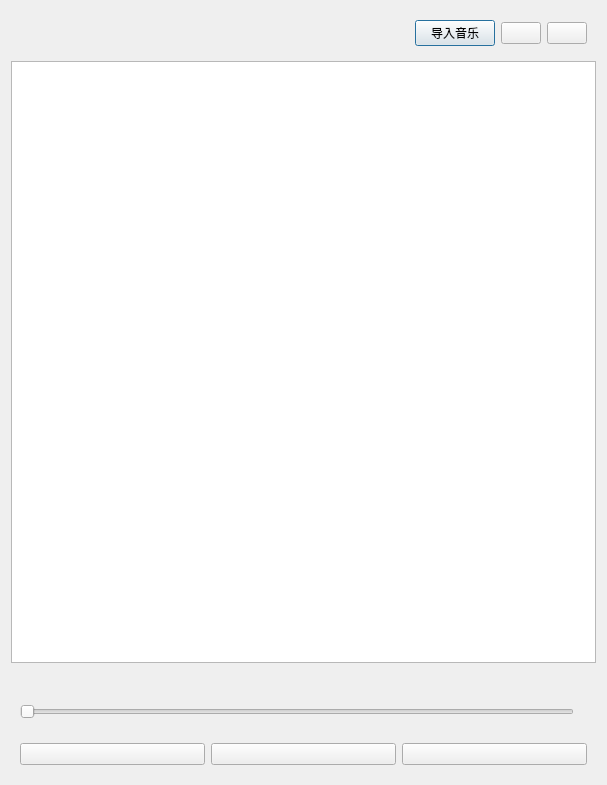
<?xml version="1.0" encoding="UTF-8"?>
<ui version="4.0">
 <class>MusicWid</class>
 <widget class="QDialog" name="MusicWid">
  <property name="geometry">
   <rect>
    <x>0</x>
    <y>0</y>
    <width>607</width>
    <height>785</height>
   </rect>
  </property>
  <property name="windowTitle">
   <string>Dialog</string>
  </property>
  <layout class="QVBoxLayout" name="verticalLayout_2">
   <item>
    <widget class="QWidget" name="widget_2" native="true">
     <layout class="QHBoxLayout" name="horizontalLayout">
      <item>
       <spacer name="horizontalSpacer">
        <property name="orientation">
         <enum>Qt::Horizontal</enum>
        </property>
        <property name="sizeHint" stdset="0">
         <size>
          <width>40</width>
          <height>20</height>
         </size>
        </property>
       </spacer>
      </item>
      <item>
       <widget class="picButton" name="importMusicBtn">
        <property name="font">
         <font>
          <pointsize>9</pointsize>
         </font>
        </property>
        <property name="styleSheet">
         <string notr="true"/>
        </property>
        <property name="text">
         <string>导入音乐</string>
        </property>
       </widget>
      </item>
      <item>
       <widget class="picButton" name="minimumBtn">
        <property name="text">
         <string/>
        </property>
       </widget>
      </item>
      <item>
       <widget class="picButton" name="closeBtn">
        <property name="text">
         <string/>
        </property>
       </widget>
      </item>
     </layout>
    </widget>
   </item>
   <item>
    <widget class="MusicListWid" name="musicListWid"/>
   </item>
   <item>
    <widget class="QWidget" name="widget" native="true">
     <layout class="QGridLayout" name="gridLayout">
      <item row="0" column="0" colspan="2">
       <layout class="QHBoxLayout" name="horizontalLayout_2">
        <item>
         <spacer name="horizontalSpacer_2">
          <property name="orientation">
           <enum>Qt::Horizontal</enum>
          </property>
          <property name="sizeHint" stdset="0">
           <size>
            <width>40</width>
            <height>20</height>
           </size>
          </property>
         </spacer>
        </item>
        <item>
         <widget class="QLabel" name="songName">
          <property name="text">
           <string/>
          </property>
         </widget>
        </item>
        <item>
         <spacer name="horizontalSpacer_3">
          <property name="orientation">
           <enum>Qt::Horizontal</enum>
          </property>
          <property name="sizeHint" stdset="0">
           <size>
            <width>40</width>
            <height>20</height>
           </size>
          </property>
         </spacer>
        </item>
       </layout>
      </item>
      <item row="1" column="0">
       <widget class="QSlider" name="songProgress">
        <property name="orientation">
         <enum>Qt::Horizontal</enum>
        </property>
       </widget>
      </item>
      <item row="1" column="1">
       <widget class="QLabel" name="timeLabel">
        <property name="text">
         <string/>
        </property>
       </widget>
      </item>
     </layout>
    </widget>
   </item>
   <item>
    <widget class="QWidget" name="widget_3" native="true">
     <layout class="QHBoxLayout" name="horizontalLayout_3">
      <item>
       <widget class="picButton" name="preSongBtn">
        <property name="text">
         <string/>
        </property>
       </widget>
      </item>
      <item>
       <widget class="slideStateButton" name="playBtn">
        <property name="text">
         <string/>
        </property>
       </widget>
      </item>
      <item>
       <widget class="picButton" name="lastSongBtn">
        <property name="text">
         <string/>
        </property>
       </widget>
      </item>
     </layout>
    </widget>
   </item>
  </layout>
 </widget>
 <customwidgets>
  <customwidget>
   <class>picButton</class>
   <extends>QPushButton</extends>
   <header>../../../code/album/picbutton.h</header>
  </customwidget>
  <customwidget>
   <class>MusicListWid</class>
   <extends>QListWidget</extends>
   <header>../../../code/album/musiclistwid.h</header>
  </customwidget>
  <customwidget>
   <class>slideStateButton</class>
   <extends>QPushButton</extends>
   <header>../../../code/album/slidestatebutton.h</header>
  </customwidget>
 </customwidgets>
 <resources/>
 <connections/>
</ui>
